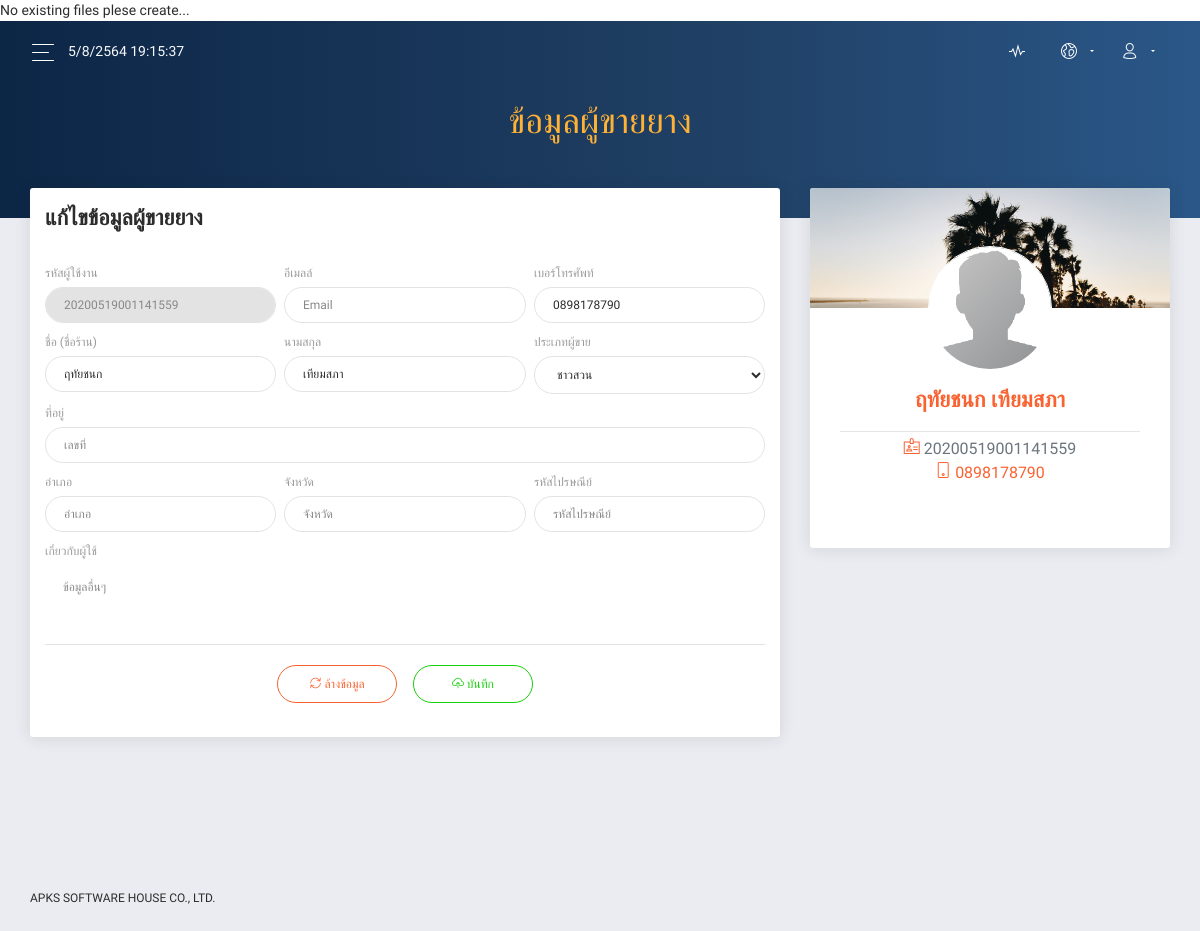
Screenshot of /suppProfile.php?id2edit=1 with the database file from the repository.
### tables this page shows
CREATE TABLE IF NOT EXISTS `tbl_suppliers` (
  `id` int(11) NOT NULL AUTO_INCREMENT,
  `supp_code` char(50) DEFAULT NULL,
  `supp_category` varchar(4) NOT NULL DEFAULT '1',
  `supp_name` varchar(150) DEFAULT NULL,
  `supp_surname` varchar(150) DEFAULT NULL,
  `supp_address` varchar(150) DEFAULT NULL,
  `supp_amphoe` varchar(150) DEFAULT NULL,
  `supp_province` varchar(150) DEFAULT NULL,
  `supp_zipcode` char(50) DEFAULT NULL,
  `supp_details` text,
  `supp_phone` char(50) DEFAULT NULL,
  `supp_email` varchar(250) DEFAULT NULL,
  `supp_line` char(50) DEFAULT NULL,
  `supp_createdat` timestamp NULL DEFAULT NULL,
  `supp_updatedat` timestamp NULL DEFAULT NULL ON UPDATE CURRENT_TIMESTAMP,
  `old_code` varchar(6) DEFAULT NULL,
  PRIMARY KEY (`id`),
  UNIQUE KEY `supp_code` (`supp_code`)
);

CREATE TABLE IF NOT EXISTS `tbl_supptypes` (
  `id` int(11) NOT NULL AUTO_INCREMENT,
  `supptype_code` varchar(4) DEFAULT NULL,
  `supptype_name` varchar(50) DEFAULT NULL,
  `supptype_createdAt` timestamp NULL DEFAULT NULL,
  `supptype_updatedAt` timestamp NULL DEFAULT NULL ON UPDATE CURRENT_TIMESTAMP,
  PRIMARY KEY (`id`),
  UNIQUE KEY `supptype_code` (`supptype_code`)
);

### suppProfile.php (the view, shortened to what this page needs)
<?php
$dbConn = dbConnect();
$dateNow = date("Y-m-d");
$timeNow = date("H:i:s");
$varget_id2edit = filter_input(INPUT_GET, 'id2edit');
if (empty($varget_id2edit)) {
    $processName = "addSupp";
    $text2Show = "เพิ่มข้อมูลผู้ขายยาง";
    $editAble = "";
    $sqlcmd_listSupp = "SELECT * FROM tbl_suppliers WHERE DATE(supp_createdat)='" . $dateNow . "'";
    $sqlres_listSupp = mysqli_query($dbConn, $sqlcmd_listSupp);
    if ($sqlres_listSupp) {
        $sqlnum_listSupp = mysqli_num_rows($sqlres_listSupp);
        $suppCode = str_replace("-", "", $dateNow);
        $suppCode .= str_pad(($sqlnum_listSupp + 1), 3, '0', STR_PAD_LEFT);
        $suppCode .= str_replace(":", "", $timeNow);
    }
    $suppPhone = '';
    $suppName = '';
    $suppSurname = '';
    $suppAddress = '';
    $suppAmphoe = '';
    $suppProvince = '';
    $suppZipcode = '';
    $suppDetails = '';
    $suppCategory = '';
    $suppEmail = '';
} else {
    $text2Show = "แก้ไขข้อมูลผู้ขายยาง";
    $sqlcmd_listSupp = "SELECT * FROM tbl_suppliers WHERE id=" . $varget_id2edit;
    $sqlres_listSupp = mysqli_query($dbConn, $sqlcmd_listSupp);
    if ($sqlres_listSupp) {
        $sqlfet_listSupp = mysqli_fetch_assoc($sqlres_listSupp);
        $suppCode = $sqlfet_listSupp['supp_code'];
        $suppPhone = $sqlfet_listSupp['supp_phone'];
        $suppName = $sqlfet_listSupp['supp_name'];
        $suppSurname = $sqlfet_listSupp['supp_surname'];
        $suppAddress = $sqlfet_listSupp['supp_address'];
        $suppAmphoe = $sqlfet_listSupp['supp_amphoe'];
        $suppProvince = $sqlfet_listSupp['supp_province'];
        $suppZipcode = $sqlfet_listSupp['supp_zipcode'];
        $suppDetails = $sqlfet_listSupp['supp_details'];
        $suppCategory = $sqlfet_listSupp['supp_category'];
        $suppEmail = $sqlfet_listSupp['supp_email'];
    }
}
?>
<!DOCTYPE html>
<html lang="en">
<head>
    <link rel="stylesheet" href="./css/all.css"/>
    <link href="./css/bootstrap.min.css" rel="stylesheet"/>
    <link href="./css/now-ui-dashboard.css?v=1.5.0" rel="stylesheet"/>
</head>
<body>
<div class="wrapper ">
    <div class="main-panel" id="main-panel">
        <?php
        require_once './fileNavbar.php';
        ?>
        <div class="panel-header h-auto d-flex justify-content-center">
            <h2 class="text-warning">ข้อมูลผู้ขายยาง</h2>
        </div>
        <div class="content">
            <div class="row">
                <div class="col-md-8 order-1 order-md-0">
                    <div class="card">
                        <div class="card-header">
                            <h5 class="title"><?= $text2Show; ?></h5>
                        </div>
                        <div class="card-body">
                            <form action="./act4Supp.php" method="post">
                                <div class="row">
                                    <div class="col-md-4 pr-md-1">
                                        <div class="form-group">
                                            <label for="id4SuppCode">รหัสผู้ใช้งาน</label>
                                            <input type="text" class="form-control" placeholder="รหัสผู้ขาย"
                                                   name="suppCode" id="id4SuppCode"
                                                   value="<?= $suppCode; ?>" <?= "readonly"; ?>>
                                        </div>
                                    </div>
                                    <div class="col-md-4 px-md-1">
                                        <div class="form-group">
                                            <label for="id4SuppEmail">อีเมลล์</label>
                                            <input type="email" class="form-control" placeholder="Email"
                                                   name="suppEmail" id="id4SuppEmail"
                                                   value="<?= $suppEmail; ?>">
                                        </div>
                                    </div>
                                    <div class="col-md-4 pl-md-1">
                                        <div class="form-group">
                                            <label for="id4SuppPhone">เบอร์โทรศัพท์</label>
                                            <input type="text" class="form-control" placeholder="เบอร์โทรศัพท์"
                                                   name="suppPhone" id="id4SuppPhone" value="<?= $suppPhone; ?>">
                                        </div>
                                    </div>
                                </div>
                                <div class="row">
                                    <div class="col-md-4 pr-md-1">
                                        <div class="form-group">
                                            <label for="id4SuppName">ชื่อ (ชื่อร้าน)</label>
                                            <input type="text" class="form-control" placeholder="ชื่อ" name="suppName"
                                                   id="id4SuppName"
                                                   value="<?= $suppName; ?>">
                                        </div>
                                    </div>
                                    <div class="col-md-4 px-md-1">
                                        <div class="form-group">
                                            <label for="id4SuppSurname">นามสกุล</label>
                                            <input type="text" class="form-control" placeholder="นามสกุล"
                                                   name="suppSurname" id="id4SuppSurname"
                                                   value="<?= $suppSurname; ?>">
                                        </div>
                                    </div>
                                    <div class="col-md-4 pl-md-1">
                                        <div class="form-group">
                                            <label for="id4SuppCategory">ประเภทผู้ขาย</label>
                                            <select class="form-control" name="suppCategory" id="id4SuppCategory"
                                                    required>
                                                <?php
                                                $sqlcmd_suppCate = "SELECT * FROM tbl_supptypes WHERE 1 ORDER BY supptype_code ASC";
                                                $sqlres_suppCate = mysqli_query($dbConn, $sqlcmd_suppCate);
                                                if ($sqlres_suppCate) {
                                                    while ($sqlfet_suppCate = mysqli_fetch_assoc($sqlres_suppCate)) {
                                                        ?>
                                                        <option value="<?= $sqlfet_suppCate['supptype_code']; ?>" <?php if ($sqlfet_suppCate['supptype_code'] == $suppCategory) echo "selected"; ?>><?= $sqlfet_suppCate['supptype_name']; ?></option>
                                                        <?php
                                                    }
                                                }
                                                ?>
                                            </select>
                                        </div>
                                    </div>
                                </div>
                                <div class="row">
                                    <div class="col-md-12">
                                        <div class="form-group">
                                            <label for="id4SuppAddress">ที่อยู่</label>
                                            <input type="text" class="form-control" placeholder="เลขที่"
                                                   name="suppAddress" id="id4SuppAddress"
                                                   value="<?= $suppAddress; ?>">
                                        </div>
                                    </div>
                                </div>
                                <div class="row">
                                    <div class="col-md-4 pr-md-1">
                                        <div class="form-group">
                                            <label for="id4SuppAmphoe">อำเภอ</label>
                                            <input type="text" class="form-control" placeholder="อำเภอ"
                                                   name="suppAmphoe" id="id4SuppAmphoe"
                                                   value="<?= $suppAmphoe; ?>">
                                        </div>
                                    </div>
                                    <div class="col-md-4 px-md-1">
                                        <div class="form-group">
                                            <label for="id4SuppProvince">จังหวัด</label>
                                            <input type="text" class="form-control" placeholder="จังหวัด"
                                                   name="suppProvince" id="id4SuppProvince"
                                                   value="<?= $suppProvince; ?>">
                                        </div>
                                    </div>
                                    <div class="col-md-4 pl-md-1">
                                        <div class="form-group">
                                            <label for="id4SuppZipcode">รหัสไปรษณีย์</label>
                                            <input type="text" class="form-control" placeholder="รหัสไปรษณีย์"
                                                   name="suppZipcode" id="id4SuppZipcode"
                                                   pattern="[0-9]+" maxlength="5" value="<?= $suppZipcode; ?>">
                                        </div>
                                    </div>
                                </div>
                                <div class="row">
                                    <div class="col-md-12">
                                        <div class="form-group">
                                            <label for="id4SuppDetails">เกี่ยวกับผู้ใช้</label>
                                            <textarea rows="3" cols="80" class="form-control" name="suppDetails"
                                                      id="id4SuppDetails"
                                                      placeholder="ข้อมูลอื่นๆ"><?= $suppDetails; ?></textarea>
                                        </div>
                                    </div>
                                </div>
                                <div class="row d-flex justify-content-center">
                                    <div class="button-container">
                                        <button type="reset" class="btn btn-outline-primary btn-round"
                                                style="width: 120px">
                                            <i class="now-ui-icons loader_refresh spin"></i> ล้างข้อมูล
                                        </button>
                                        <button type="submit" class="btn btn-outline-success btn-round"
                                                style="width: 120px" name="suppSubmitBtn">
                                            <i class="now-ui-icons arrows-1_cloud-upload-94"></i> บันทึก
                                        </button>
                                    </div>
                                </div>
                            </form>
                        </div>
                    </div>
                </div>
                <div class="col-md-4 order-0 order-md-1">
                    <div class="card card-user">
                        <div class="image">
                        </div>
                        <div class="card-body">
                            <div class="author">
                                <a href="#" style="text-decoration: none;">
                                    <img class="avatar border-gray" src="./assets/img/xavatar.png" alt="...">
                                    <h5 class="title"><?= $suppName . " " . $suppSurname; ?></h5>
                                </a>
                            </div>
                            <hr>
                            <p class="description text-center text-muted">
                                <i class="now-ui-icons business_badge text-primary"></i>&nbsp;<?= $suppCode; ?>
                                <br>
                                <i class="now-ui-icons tech_mobile text-primary"></i>&nbsp;<a
                                        href="tel:+66<?= $suppPhone; ?>"
                                        style="text-decoration: none;"><?= $suppPhone; ?></a>
                            </p>
                        </div>
                    </div>
                </div>
            </div>
        </div>
        <?php
        require_once './fileFooter.php';
        ?>
    </div>
</div>
</body>
</html>

### rows the page displays
tbl_suppliers: suppCode "20200519001141559", suppPhone "0898178790", suppName "ฤทัยชนก", suppSurname "เทียมสภา", suppCategory "ชาวสวน", supp_name "ฤทัยชนก", supp_surname "เทียมสภา", supp_code "20200519001141559", supp_phone "0898178790"

### other values shown
$text2Show "แก้ไขข้อมูลผู้ขายยาง"
